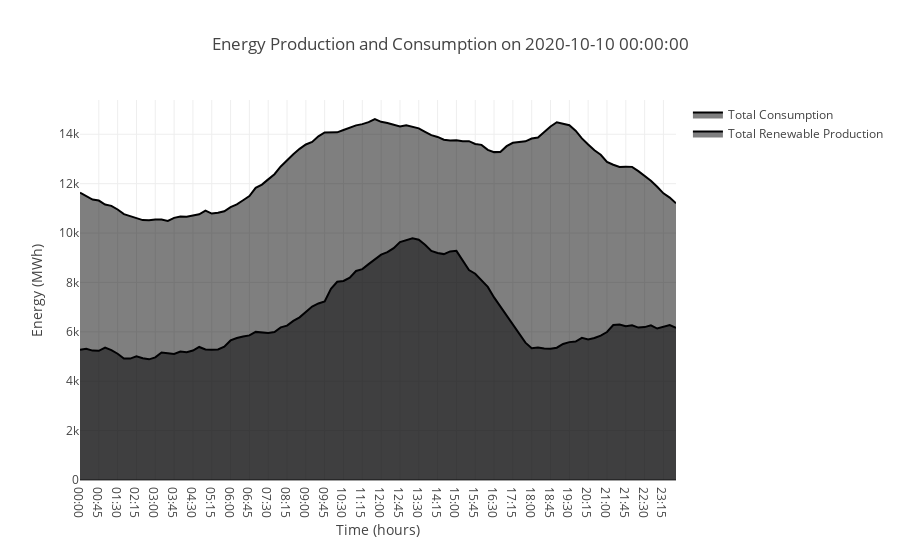

Notebook source saved alongside this figure:
### Code cell
# Main program
def main():
    # File names
    file_production = 'Realisierte_Erzeugung_202001010000_202212312359_Viertelstunde.csv'
    file_consumption = 'Realisierter_Stromverbrauch_202001010000_202212312359_Viertelstunde.csv'

    # Read and clean data
    production_df, consumption_df, total_renewable_production, total_consumption, data_by_year = read_and_clean_data(file_production, file_consumption)
    
    # Find dark lulls for the years 2020-2022
    #find_dark_lulls_for_years(production_df, columns_to_clean=['Biomass', 'Hydroelectric', 'Wind Offshore', 'Wind Onshore', 'Photovoltaic', 'Other Renewable'])

    # Berechnung und Anzeige des Histogramms für erneuerbare Anteile
    #calculate_and_display_renewable_shares_histogram(total_renewable_production, total_consumption)
    #calculate_and_display_data_by_year(data_by_year)

    #plot_energy_consumption_and_production(production_df, consumption_df, columns_to_clean=['Biomass', 'Hydroelectric', 'Wind Offshore', 'Wind Onshore', 'Photovoltaic', 'Other Renewable'])

    #process_and_plot_2030_data(production_df, consumption_df)
    
if __name__ == "__main__":
    main()

### Figure 1 — Plotly figure (JSON) as saved in the notebook; plotly's stock layout.template omitted (floating-point values rounded to 4 significant figures)
{"data": [{"fill": "tozeroy", "mode": "lines", "name": "Total Consumption", "type": "scatter", "x": ["00:00", "00:15", "00:30", "00:45", "01:00", "01:15", "01:30", "01:45", "02:00", "02:15", "02:30", "02:45", "03:00", "03:15", "03:30", "03:45", "04:00", "04:15", "04:30", "04:45", "05:00", "05:15", "05:30", "05:45", "06:00", "06:15", "06:30", "06:45", "07:00", "07:15", "07:30", "07:45", "08:00", "08:15", "08:30", "08:45", "09:00", "09:15", "09:30", "09:45", "10:00", "10:15", "10:30", "10:45", "11:00", "11:15", "11:30", "11:45", "12:00", "12:15", "12:30", "12:45", "13:00", "13:15", "13:30", "13:45", "14:00", "14:15", "14:30", "14:45", "15:00", "15:15", "15:30", "15:45", "16:00", "16:15", "16:30", "16:45", "17:00", "17:15", "17:30", "17:45", "18:00", "18:15", "18:30", "18:45", "19:00", "19:15", "19:30", "19:45", "20:00", "20:15", "20:30", "20:45", "21:00", "21:15", "21:30", "21:45", "22:00", "22:15", "22:30", "22:45", "23:00", "23:15", "23:30", "23:45"], "y": [11630.0, 11503, 11360.0, 11316, 11150.0, 11100.0, 10950.0, 10770.0, 10678, 10619, 10520.0, 10515, 10550.0, 10544, 10490.0, 10614, 10673, 10660.0, 10713, 10760.0, 10910.0, 10790.0, 10820.0, 10880.0, 11050.0, 11159, 11330.0, 11500.0, 11830.0, 11960.0, 12174, 12380.0, 12700.0, 12960.0, 13190, 13410.0, 13587, 13690.0, 13920.0, 14070.0, 14070.0, 14080.0, 14170.0, 14280.0, 14360.0, 14410.0, 14490.0, 14618, 14500.0, 14457, 14370.0, 14320.0, 14370.0, 14300.0, 14239, 14099, 13970.0, 13891, 13778, 13750.0, 13750.0, 13720.0, 13719, 13606, 13570.0, 13370, 13277, 13286, 13520.0, 13660.0, 13680.0, 13710.0, 13830.0, 13868, 14090.0, 14310.0, 14490.0, 14430.0, 14370.0, 14150.0, 13830.0, 13580.0, 13350.0, 13170.0, 12880.0, 12770.0, 12680.0, 12690.0, 12680.0, 12510.0, 12310.0, 12120.0, 11870.0, 11610.0, 11440.0, 11200.0]}, {"fill": "tozeroy", "mode": "lines", "name": "Total Renewable Production", "type": "scatter", "x": ["00:00", "00:15", "00:30", "00:45", "01:00", "01:15", "01:30", "01:45", "02:00", "02:15", "02:30", "02:45", "03:00", "03:15", "03:30", "03:45", "04:00", "04:15", "04:30", "04:45", "05:00", "05:15", "05:30", "05:45", "06:00", "06:15", "06:30", "06:45", "07:00", "07:15", "07:30", "07:45", "08:00", "08:15", "08:30", "08:45", "09:00", "09:15", "09:30", "09:45", "10:00", "10:15", "10:30", "10:45", "11:00", "11:15", "11:30", "11:45", "12:00", "12:15", "12:30", "12:45", "13:00", "13:15", "13:30", "13:45", "14:00", "14:15", "14:30", "14:45", "15:00", "15:15", "15:30", "15:45", "16:00", "16:15", "16:30", "16:45", "17:00", "17:15", "17:30", "17:45", "18:00", "18:15", "18:30", "18:45", "19:00", "19:15", "19:30", "19:45", "20:00", "20:15", "20:30", "20:45", "21:00", "21:15", "21:30", "21:45", "22:00", "22:15", "22:30", "22:45", "23:00", "23:15", "23:30", "23:45"], "y": [5271, 5318.0, 5239, 5230.0, 5363, 5261.0, 5112.0, 4918.0, 4915, 5008.0, 4933.0, 4886.0, 4966.0, 5162, 5131.0, 5101.0, 5201.0, 5174.0, 5240.0, 5387.0, 5289.0, 5272.0, 5287.0, 5399.0, 5652.0, 5752.0, 5808.0, 5855.0, 5998, 5980.0, 5950.0, 5989, 6181.0, 6250.0, 6445, 6586.0, 6804.0, 7023, 7148.0, 7234.0, 7745, 8030.0, 8062.0, 8192.0, 8465.0, 8540.0, 8742.0, 8946.0, 9124.0, 9226.0, 9388.0, 9634.0, 9723.0, 9784.0, 9732.0, 9528.0, 9275, 9194.0, 9148.0, 9254.0, 9278.0, 8914, 8503, 8352, 8104.0, 7820.0, 7394, 7020, 6658.0, 6276.0, 5910, 5562.0, 5337.0, 5363.0, 5327, 5318, 5356, 5510.0, 5583, 5605.0, 5758, 5692.0, 5749.0, 5849, 5992.0, 6277.0, 6299, 6231.0, 6262.0, 6172.0, 6192.0, 6266.0, 6134.0, 6196.0, 6272.0, 6158.0]}], "layout": {"showlegend": true, "title": {"text": "Energy Production and Consumption on 2020-10-10 00:00:00"}, "xaxis": {"anchor": "y", "domain": [0, 1], "title": {"text": "Time (hours)"}}, "yaxis": {"anchor": "x", "domain": [0, 1], "title": {"text": "Energy (MWh)"}}}}
